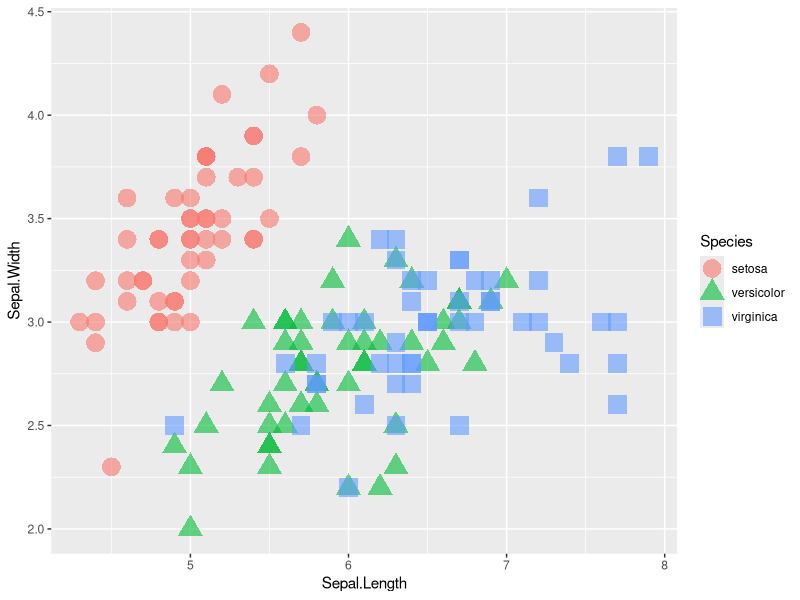
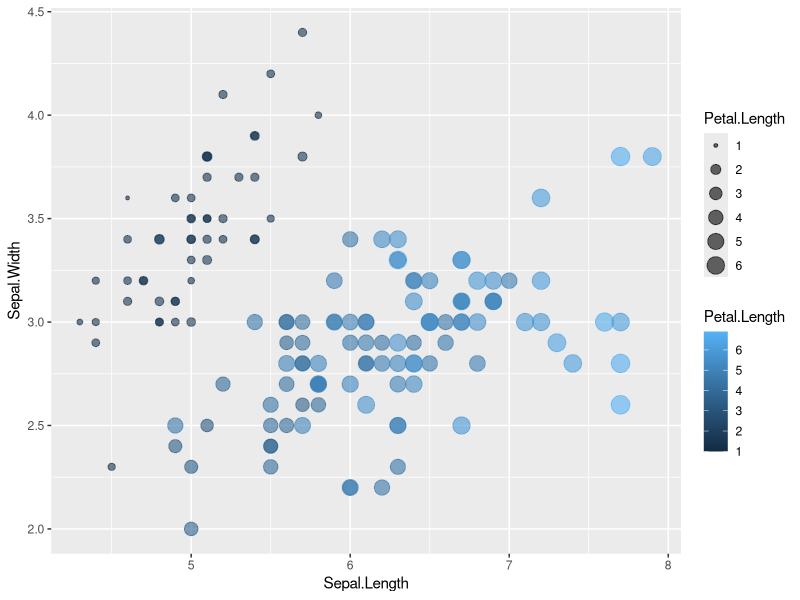

Here is the R script that generated these plots, in order:
library(ggplot2)

# predefined dataset iris is already loaded
head(iris)

# -----------------------------------------------------------------------------
# Color and shape depend on factor (categorical variable)
ggplot(
  iris, 
  aes(
    x=Sepal.Length, 
    y=Sepal.Width, 
    color=Species, 
    shape=Species)) + 
  geom_point(size=6, alpha=0.6)

# Color and shape depend on factor (categorical variable)
ggplot(
  iris, 
  aes(
    x=Sepal.Length, 
    y=Sepal.Width, 
    color=Petal.Length, 
    size=Petal.Length)) + 
  geom_point(alpha=0.6)
